Frame 1 (no input): blank canvas, image omitted
Frame 60 (no input): blank canvas, image omitted
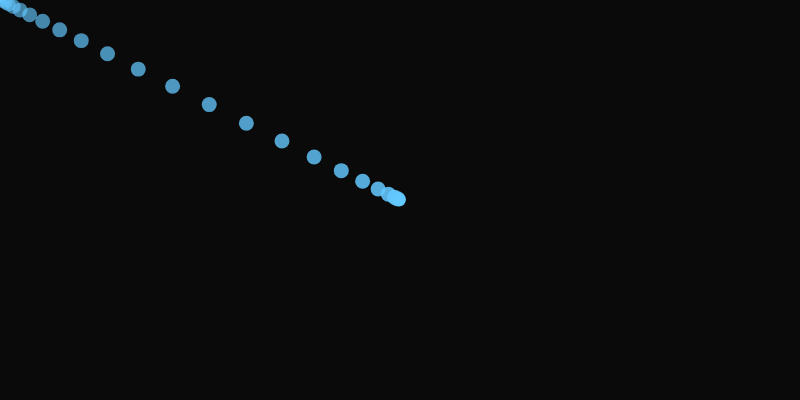
Frame 120 (the mouse pressed at the canvas centre since frame 60)

The p5.js sketch whose frames 1 and 60 were blank and that drew this single picture after the mouse press (run headless with seeded random() and noise() and a simulated clock; from frame 60 on, the mouse is pressed at the canvas centre):

// p5.js sketch
// ── sketch.js
let trail = [];
let sizes = [];

function setup() {
  createCanvas(800, 400);
  noStroke();

  // Initialize trail positions and size animation states
  for (let i = 0; i < 45; i++) {
    trail.push(createVector(mouseX, mouseY));
    sizes.push(5); // default size
  }
}

function draw() {
  background(10);

  // First point follows mouse
  trail[0].x += (mouseX - trail[0].x) * 0.2;
  trail[0].y += (mouseY - trail[0].y) * 0.2;

  for (let i = 1; i < trail.length; i++) {
    trail[i].x += (trail[i - 1].x - trail[i].x) * 0.2;
    trail[i].y += (trail[i - 1].y - trail[i].y) * 0.2;

    // Calculate how much this point is "moving"
    let dx = trail[i].x - trail[i - 1].x;
    let dy = trail[i].y - trail[i - 1].y;
    let speed = sqrt(dx * dx + dy * dy);

    // Increase size if moving fast, then ease back down
    if (speed > 1) {
      sizes[i] = lerp(sizes[i], 15, 0.2); // pop
    } else {
      sizes[i] = lerp(sizes[i], 5, 0.05); // shrink back
    }
  }

  // Draw trail circles
  for (let i = 0; i < trail.length; i++) {
    let alpha = map(i, 0, trail.length, 255, 60);
    fill(100, 200, 255, alpha);
    ellipse(trail[i].x, trail[i].y, sizes[i]);
  }
}
